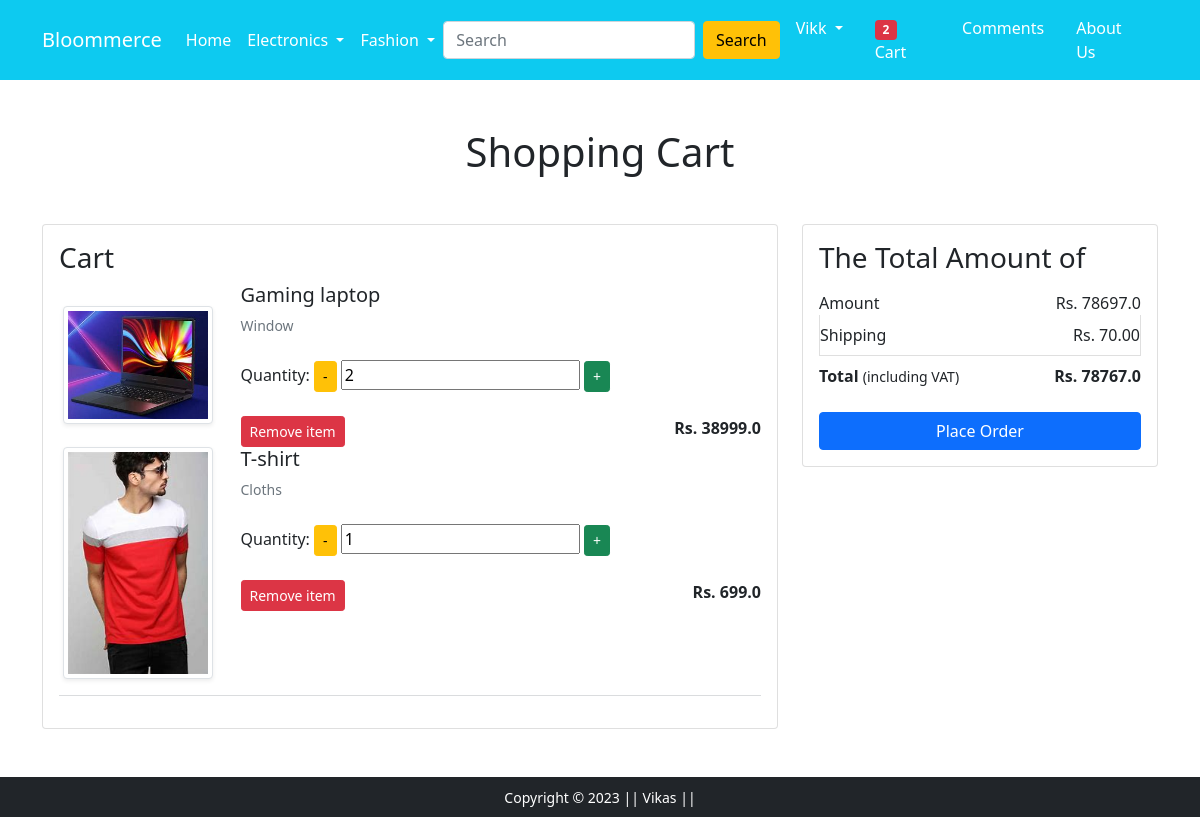
Before: /cart/ (signed in) with the older database file.
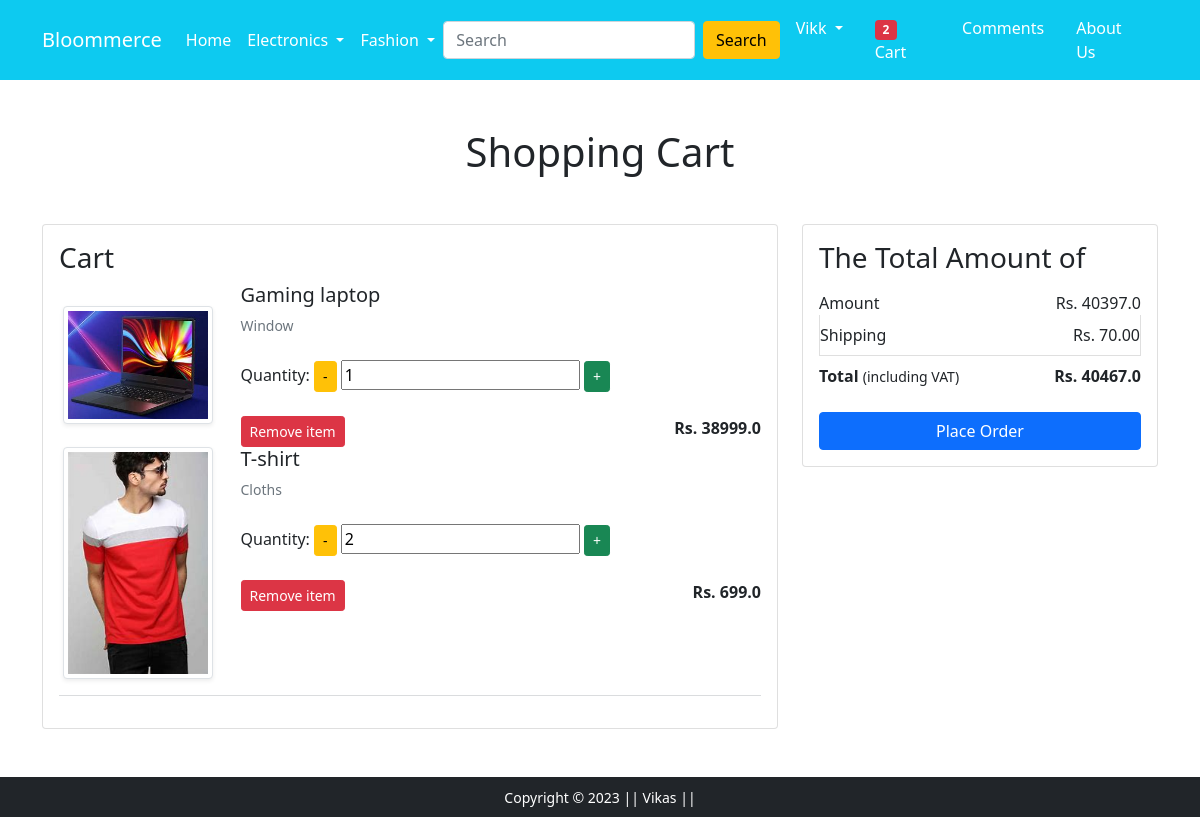
After: the same page with the newer database file.
### app/models.py (models this page shows, shortened)
class Cart(models.Model):
    user = models.ForeignKey(User, on_delete=models.CASCADE)
    product = models.ForeignKey(Product, on_delete=models.CASCADE)
    quantity = models.PositiveIntegerField(default=1)

class Product(models.Model):
    user = models.ForeignKey(User, on_delete=models.CASCADE, null=True)
    title = models.CharField(max_length=100)
    price = models.FloatField()
    discount_price = models.FloatField()
    description = models.TextField()
    brand = models.CharField(max_length=100)
    category = models.CharField(choices=CATEGORY_CHOICES, max_length=30)
    product_image = models.ImageField(upload_to='productimg')

### app/views.py (the view)
# urls.py: path('cart/', views.show_cart, name='cart'),
@login_required(login_url='/accounts/login')
def show_cart(request):
    if request.user.is_authenticated:
        total_item = 0
        user = request.user
        carts = Cart.objects.filter(user=user)
        amount = 0.0
        shiping = 70.0
        total_amount = 0.0
        cart_product = [p for p in Cart.objects.all() if p.user == user]
        if request.user.is_authenticated:
            total_item = len(Cart.objects.filter(user=request.user))
        if cart_product:
            for p in cart_product:
                tempamount = p.quantity * p.product.price
                amount += tempamount
                totalamount = shiping + amount
            return render(request, 'app/addtocart.html', {'carts':carts, 'totalamount':totalamount, 'amount':amount, 'total_item':total_item})
        else:
            return render(request, 'app/emptycart.html')

### app/templates/app/addtocart.html (shortened to what this page needs)
{% extends 'app/base.html' %}
{% load static %}
{% block main-content %}
<div class="container my-5">
 <div class="row">
  <h1 class="text-center mb-5">Shopping Cart</h1>
  <div class="col-sm-8">
  <div class="card">
   <div class="card-body">
    <h3>Cart</h3>
    {% for cart in carts %}
    <div class="row">
     <div class="col-sm-3 text-center align-self-center"><img src="{{cart.product.product_image.url}}" alt="" srcset="" class="img-fluid img-thumbnail shadow-sm" height="150" width="150"> </div>
     <div class="col-sm-9">
      <div>
       <h5>{{cart.product.title}}</h5>
       <p class="mb-2 text-muted small">{{cart.product.description}}</p>
       <div class="my-4">
        <form method="POST" action="{% url 'update_cart' cart.id %}">
          <label for="quantity">Quantity:</label>
          <button type="submit" class="btn btn-sm btn-warning mr-3" name="update" value="-1">-</button>
          <input type="number" name="quantity" value="{{ cart.quantity }}">
          <button type="submit" class="btn btn-sm btn-success mr-3" name="update" value="1">+</button>
        </form>
      </div>
       <div class="d-flex justify-content-between mt-2">
        <a href="{% url 'remove' cart.id %}" class="btn btn-sm btn-danger mr-3">Remove item </a>
        <p class="mb-0"><span><strong>Rs. {{cart.product.price}}</strong></span></p>
       </div>
      </div>
     </div>
    </div>
    {% endfor %}
    <hr class="text-muted">
   </div>
   </div>
  </div>
  <div class="col-sm-4">
   <div class="card">
    <div class="card-body">
      <h3>The Total Amount of</h3>
      <ul class="list-group">
       <li class="list-group-item d-flex justify-content-between align-items-center border-0 px-0 pb-0">Amount<span>Rs. {{ amount }}</span></li>
       <li class="list-group-item d-flex justify-content-between align-items-center px-0">Shipping<span>Rs. 70.00</span></li>
       <li class="list-group-item d-flex justify-content-between align-items-center border-0 px-0 mb-3">
        <div>
           <strong>Total</strong> <small>(including VAT)</small>
         </div>
         <span><strong>Rs. {{ totalamount }}</strong></span>
       </li>
      </ul>
      <div class="d-grid"><a href="{% url 'checkout' %}" class="btn btn-primary">Place Order</a></div>
    </div>
   </div>
  </div>
 </div>
</div>
{% endblock main-content %}

Changed rows visible on the page:
changed Cart "Gaming laptop": quantity "2" → "1"
changed Cart "T-shirt": quantity "1" → "2"
Other visible differences:
{{ amount }}: "78697.0" → "40397.0"
{{ totalamount }}: "78767.0" → "40467.0"
